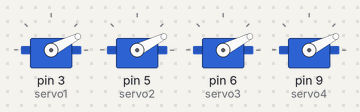
Recording of a sketch running on a simulated Arduino Uno, built with avr-gcc and run on an emulated ATmega328P. Shown: 4 × servo.

Above: at 0.15 s.
At 1.05 s:
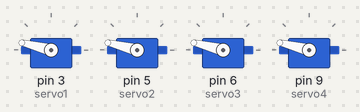
At 1.65 s:
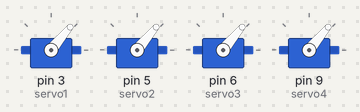
At 2.1 s:
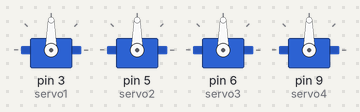
Timing chart, 0 to 3.6 s (numbered marks = the images above):
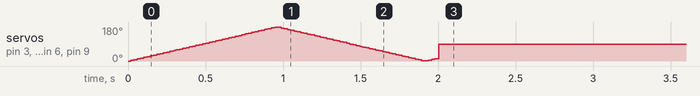

The sketch:

Four_Servo_Sweep.ino
```cpp
#include <Servo.h>

Servo servo1;
Servo servo2;
Servo servo3;
Servo servo4;

unsigned long startTime;

void setup()
{
  servo1.attach(3);
  servo2.attach(5);
  servo3.attach(6);
  servo4.attach(9);

  startTime = millis();
}

void loop()
{
  if (millis() - startTime < 2000)
  {
    for (int pos = 0; pos <= 180; pos++)
    {
      if (millis() - startTime >= 2000)
        break;

      servo1.write(pos);
      servo2.write(pos);
      servo3.write(pos);
      servo4.write(pos);

      delay(5);
    }

    for (int pos = 180; pos >= 0; pos--)
    {
      if (millis() - startTime >= 2000)
        break;

      servo1.write(pos);
      servo2.write(pos);
      servo3.write(pos);
      servo4.write(pos);

      delay(5);
    }
  }
  else
  {
    servo1.write(90);
    servo2.write(90);
    servo3.write(90);
    servo4.write(90);
  }
}
```
